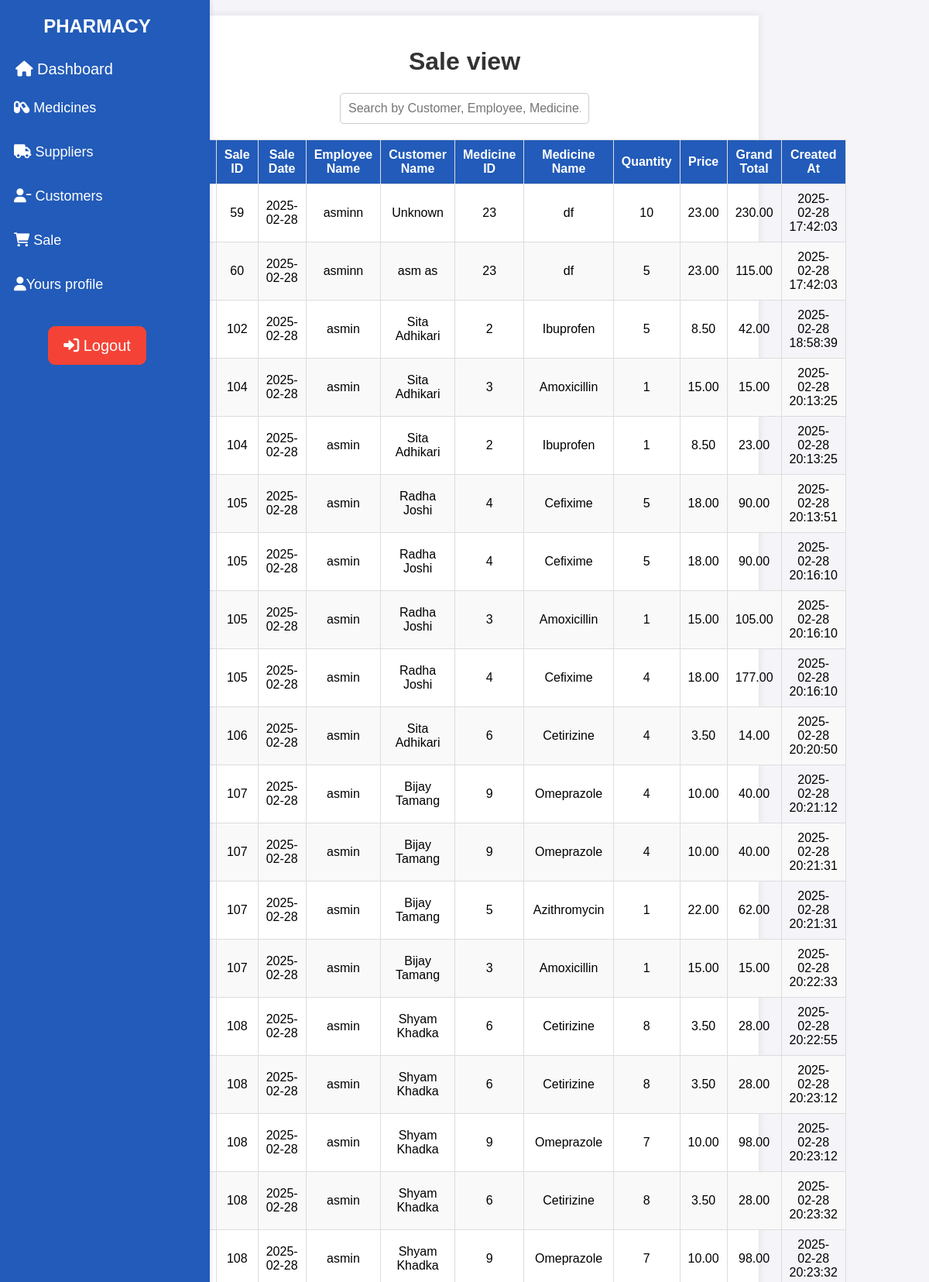
The page /final/sale_view1.php (upper part) on the database its author committed.
### tables this page shows
CREATE TABLE `bills` (
  `id` int(11) NOT NULL,
  `sale_id` int(11) DEFAULT NULL,
  `sale_date` date DEFAULT NULL,
  `employee_name` varchar(255) DEFAULT NULL,
  `customer_name` varchar(255) DEFAULT NULL,
  `medid` int(11) DEFAULT NULL,
  `medname` varchar(255) DEFAULT NULL,
  `qty` int(11) DEFAULT NULL,
  `price` decimal(10,2) DEFAULT NULL,
  `grand_total` decimal(10,2) DEFAULT NULL,
  `created_at` datetime DEFAULT current_timestamp()
);

### final/sale_view1.php (the view, shortened to what this page needs)
<!DOCTYPE html>
<html lang="en">
<head>
    <link rel="stylesheet" type="text/css" href="2.css">
    <link rel="stylesheet" href="https://cdnjs.cloudflare.com/ajax/libs/font-awesome/6.0.0-beta3/css/all.min.css">
</head>
<body>
    <div class="container">
        <h1>Sale view</h1>
        <div class="sidenav">
			<h2 style="font-family:Arial; color:white; text-align:center;"> PHARMACY </h2>
			<a href="employeedashboard.php"><i class="fa-solid fa-house"></i> Dashboard</a>
			<button class="dropdown-btn"><i class="fa-solid fa-capsules"></i> Medicines
			</button>
			<button class="dropdown-btn"> <i class="fa-solid fa-truck"></i> Suppliers
			</button>
			<button class="dropdown-btn"><i class="fa-solid fa-user-minus"></i> Customers
			</button>
			<button class="dropdown-btn"><i class="fa-solid fa-cart-shopping"></i> Sale
			</button>
            <button class="dropdown-btn"><i class="fa-solid fa-user"></i>Yours profile
			</button>
			<div class="logout-container">
            <a href="logout1.php" class="logout" onclick="return confirmLogout();" ><i class="fa-solid fa-right-to-bracket"></i> Logout</a>
   	        </div>
	</div>
        <div class="search-container">
            <input type="text" id="search" placeholder="Search by Customer, Employee, Medicine..." onkeyup="filterTable()">
        </div>
        <table id="billsTable">
            <thead>
                <tr>
                    <th>ID</th>
                    <th>Sale ID</th>
                    <th>Sale Date</th>
                    <th>Employee Name</th>
                    <th>Customer Name</th>
                    <th>Medicine ID</th>
                    <th>Medicine Name</th>
                    <th>Quantity</th>
                    <th>Price</th>
                    <th>Grand Total</th>
                    <th>Created At</th>
                </tr>
            </thead>
            <tbody>
                <?php
                $conn = new mysqli('127.0.0.1', 'root', '', 'pharmacy_system');
                $sql = "SELECT * FROM bills";
                $result = $conn->query($sql);
                if ($result->num_rows > 0) {
                    while ($row = $result->fetch_assoc()) {
                        echo "<tr>
                                <td>{$row['id']}</td>
                                <td>{$row['sale_id']}</td>
                                <td>{$row['sale_date']}</td>
                                <td>{$row['employee_name']}</td>
                                <td>{$row['customer_name']}</td>
                                <td>{$row['medid']}</td>
                                <td>{$row['medname']}</td>
                                <td>{$row['qty']}</td>
                                <td>{$row['price']}</td>
                                <td>{$row['grand_total']}</td>
                                <td>{$row['created_at']}</td>
                              </tr>";
                    }
                } else {
                    echo "<tr><td colspan='11'>No bills found.</td></tr>";
                }
                ?>
            </tbody>
        </table>
    </div>
</body>
</html>

### final/2.css (style rules this page uses)
body { font-family: Arial, sans-serif; margin: 0; padding: 0; display: flex; flex-direction: column; min-height: 100vh; background-color: #f4f4f9; }
.sidenav { height: 100%; width: 251px; background-color: #225bb9; position: fixed; top: 0; left: 0; padding-top: 20px; padding-right: 20px; box-shadow: 2px 0 5px rgba(42, 60, 198, 0.1); transition: all 0.3s ease; }
.sidenav h2 { color: white; text-align: center; font-size: 24px; margin-bottom: 20px; text-transform: uppercase; }
.sidenav a { padding: 10px 20px; text-decoration: none; font-size: 20px; color: white; display: block; transition: background-color 0.3s; }
.sidenav .dropdown-btn { background-color: #225bb9; color: white; border: none; width: 80%; padding: 18px; text-align: left; font-size: 18px; cursor: pointer; transition: background-color 0.3s; }
.logout-container { display: flex; justify-content: center; align-items: center; height: 100px; margin-top: auto; }
.logout { line-height: 1.5; margin: 10px; background-color: #f44336; color: white; padding: 10px 20px; text-align: center; text-decoration: none; font-size: 18px; cursor: pointer; border-radius: 9px; transition: background-color 0.3s ease, transform 0.3s ease; }
h2 { font-size: 24px; color: #333; margin: 0; }

### final/sale_view1.php (style rules this page uses)
body { font-family: Arial, sans-serif; background-color: #f4f4f9; margin: 0; padding: 0; }
.container { width: 60%; margin: 20px auto; background-color: white; padding: 20px; box-shadow: 0 0 10px rgba(0, 0, 0, 0.1); padding-left: 300; }
h1 { text-align: center; color: #333; }
.search-container { text-align: center; margin-bottom: 20px; }
#search { padding: 10px; width: 300px; font-size: 16px; border: 1px solid #ccc; border-radius: 5px; }
table { width: 100%; border-collapse: collapse; margin-top: 10px; }
table th, table td { padding: 10px; text-align: center; border: 1px solid #ddd; }
table th { background-color: #225bb9; color: white; }
table tr:nth-child(even) { background-color: #f9f9f9; }

### rows shown on the page
bills: sale "59", sale_date "2025-02-28", employee_name "asminn", customer_name "Unknown", medid "23", medname "df", qty "10", price "23.00", grand_total "230.00", created_at "2025-02-28 17:42:03"
bills: sale "60", sale_date "2025-02-28", employee_name "asminn", customer_name "asm as", medid "23", medname "df", qty "5", price "23.00", grand_total "115.00", created_at "2025-02-28 17:42:03"
bills: sale "102", sale_date "2025-02-28", employee_name "asmin", customer_name "Sita Adhikari", medid "2", medname "Ibuprofen", qty "5", price "8.50", grand_total "42.00", created_at "2025-02-28 18:58:39"
bills: sale "104", sale_date "2025-02-28", employee_name "asmin", customer_name "Sita Adhikari", medid "3", medname "Amoxicillin", qty "1", price "15.00", grand_total "15.00", created_at "2025-02-28 20:13:25"
bills: sale "104", sale_date "2025-02-28", employee_name "asmin", customer_name "Sita Adhikari", medid "2", medname "Ibuprofen", qty "1", price "8.50", grand_total "23.00", created_at "2025-02-28 20:13:25"
bills: sale "105", sale_date "2025-02-28", employee_name "asmin", customer_name "Radha Joshi", medid "4", medname "Cefixime", qty "5", price "18.00", grand_total "90.00", created_at "2025-02-28 20:13:51"
bills: sale "105", sale_date "2025-02-28", employee_name "asmin", customer_name "Radha Joshi", medid "4", medname "Cefixime", qty "5", price "18.00", grand_total "90.00", created_at "2025-02-28 20:16:10"
bills: sale "105", sale_date "2025-02-28", employee_name "asmin", customer_name "Radha Joshi", medid "3", medname "Amoxicillin", qty "1", price "15.00", grand_total "105.00", created_at "2025-02-28 20:16:10"
bills: sale "105", sale_date "2025-02-28", employee_name "asmin", customer_name "Radha Joshi", medid "4", medname "Cefixime", qty "4", price "18.00", grand_total "177.00", created_at "2025-02-28 20:16:10"
bills: sale "106", sale_date "2025-02-28", employee_name "asmin", customer_name "Sita Adhikari", medid "6", medname "Cetirizine", qty "4", price "3.50", grand_total "14.00", created_at "2025-02-28 20:20:50"
bills: sale "107", sale_date "2025-02-28", employee_name "asmin", customer_name "Bijay Tamang", medid "9", medname "Omeprazole", qty "4", price "10.00", grand_total "40.00", created_at "2025-02-28 20:21:12"
bills: sale "107", sale_date "2025-02-28", employee_name "asmin", customer_name "Bijay Tamang", medid "9", medname "Omeprazole", qty "4", price "10.00", grand_total "40.00", created_at "2025-02-28 20:21:31"
bills: sale "107", sale_date "2025-02-28", employee_name "asmin", customer_name "Bijay Tamang", medid "5", medname "Azithromycin", qty "1", price "22.00", grand_total "62.00", created_at "2025-02-28 20:21:31"
bills: sale "107", sale_date "2025-02-28", employee_name "asmin", customer_name "Bijay Tamang", medid "3", medname "Amoxicillin", qty "1", price "15.00", grand_total "15.00", created_at "2025-02-28 20:22:33"
bills: sale "108", sale_date "2025-02-28", employee_name "asmin", customer_name "Shyam Khadka", medid "6", medname "Cetirizine", qty "8", price "3.50", grand_total "28.00", created_at "2025-02-28 20:22:55"
bills: sale "108", sale_date "2025-02-28", employee_name "asmin", customer_name "Shyam Khadka", medid "6", medname "Cetirizine", qty "8", price "3.50", grand_total "28.00", created_at "2025-02-28 20:23:12"
bills: sale "108", sale_date "2025-02-28", employee_name "asmin", customer_name "Shyam Khadka", medid "9", medname "Omeprazole", qty "7", price "10.00", grand_total "98.00", created_at "2025-02-28 20:23:12"
bills: sale "108", sale_date "2025-02-28", employee_name "asmin", customer_name "Shyam Khadka", medid "6", medname "Cetirizine", qty "8", price "3.50", grand_total "28.00", created_at "2025-02-28 20:23:32"
bills: sale "108", sale_date "2025-02-28", employee_name "asmin", customer_name "Shyam Khadka", medid "9", medname "Omeprazole", qty "7", price "10.00", grand_total "98.00", created_at "2025-02-28 20:23:32"
